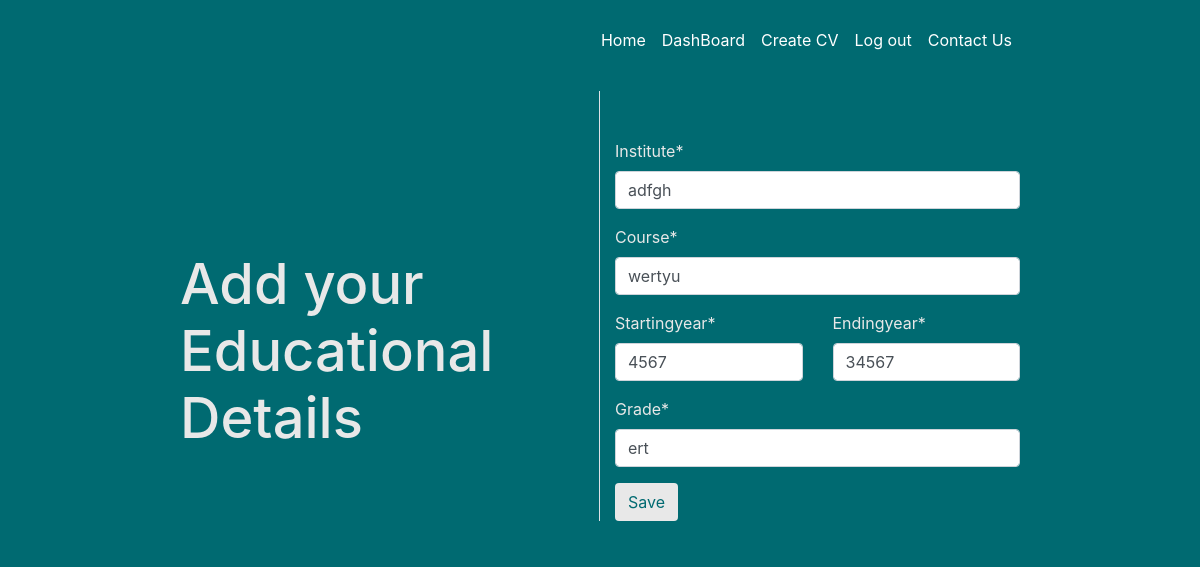
Page /addcv/updateeducation/59/26 (signed in) on the committed database.
### addcv/models.py (models this page shows, shortened)
class education(models.Model):
    added_by = models.ForeignKey(person,
        null=True, blank=True, on_delete=models.CASCADE)
    institute=models.CharField(max_length=100)
    startingyear=models.IntegerField(null=True)
    endingyear=models.IntegerField(null=True)
    grade=models.CharField(max_length=30, null=True)
    course=models.CharField(max_length=50, null=True)

### addcv/views.py (the view, shortened to what this page needs)
# urls.py: path('updateeducation/<int:person_id>/<int:edu_id>', views.updateeducation, name='updateeducation'),
@login_required(login_url='/login/')
def updateeducation(request,person_id,edu_id):
    edu = education.objects.get(id=edu_id)
    fm = educationform(instance=edu)
    return render(request, 'form/educational.html', {'form': fm})

### addcv/forms.py
class educationform(forms.ModelForm):
    class Meta:
        model = education
        fields='__all__'

### addcv/templates/form/educational.html (shortened to what this page needs)
{% extends 'seavs/base.html' %}
{% load crispy_forms_tags %}
{% block content %}
<div class="container-fluid sidetitle">
  <div class="row">
    <div class="col-6 border-right">
      <h1 class="subheading">Add your Educational Details</h1>
    </div>
    <div class="col-6">
      <form method="POST" >
          <div class="row" style="padding-top:3rem;">
            <div class="col-12" name="firstname">
              {{ form.institute|as_crispy_field }}
            </div>
            <div class="col-12">
              {{ form.course|as_crispy_field}}
            </div>
          </div>
          <div class="row">
            <div class="col-6">
              {{ form.startingyear|as_crispy_field }}
            </div>
            <div class="col-6">
              {{ form.endingyear|as_crispy_field }}
            </div>
            <div class="col-12">
              {{ form.grade|as_crispy_field }}
            </div>
          </div>
          <button type="submit" class="titlebutton btn btn-md">Save</button>
      </form>
    </div>
  </div>
</div>
{%endblock content %}

### seavs/static/seavs/main.css (style rules this page uses)
body { background-color: #006a71; margin-bottom: 20px; }
.container-fluid { padding: 1.5% 15%; align-content: left; }
.titlebutton { align-items: center; background-color: #e8e8e8; color: #006a71; opacity: 1; }
.sidetitle { background-color: #006a71; color: #e8e8e8; align-items: center; }
.subheading { background-color: #006a71; color: #e8e8e8; font-size: 3.5rem; padding-top: 10rem; padding-bottom: 1%; padding-right: 3rem; }

### rows in the picture
education: institute "adfgh", course "wertyu", startingyear "4567", endingyear "34567", grade "ert"
